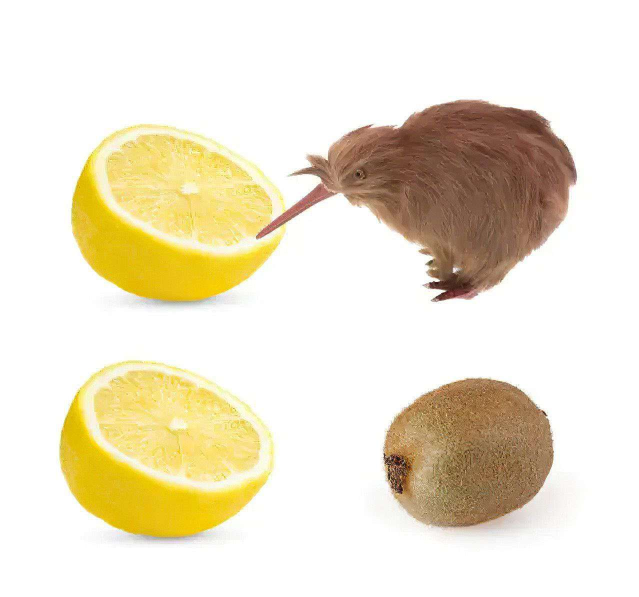
#> input picture src/20240518_072729.jpg, 1278 x 1194 px (shown at 1/2 size)
$ python -i img_import.py   (imports and definitions only)
#> lines starting #> are read from the running program, lines starting #| are printed output that depends on the picture
# Lib for importing image and manipulate it
# Only png images are supported (alpha channel isn't supported)

from PIL import Image
import matplotlib.pyplot as plt
import cv2
import numpy as np
from sklearn.cluster import KMeans


def import_image(path: str) -> Image:
    """
    Return the list of the pixel of the image
    """
#> called with path = '../20240518_072729.jpg'
    # Open the image and convert it to RGB
    image = Image.open(path)
#> image is the input picture: PIL image 1278x1194 RGB; mean R, G, B 236.9, 227.9, 206.1
    image = image.convert('RGB')

    # Resize the image to a square of the smallest size
    if image.width < image.height:
        image = image.resize((image.width, image.width))
    else:
        image = image.resize((image.height, image.height))
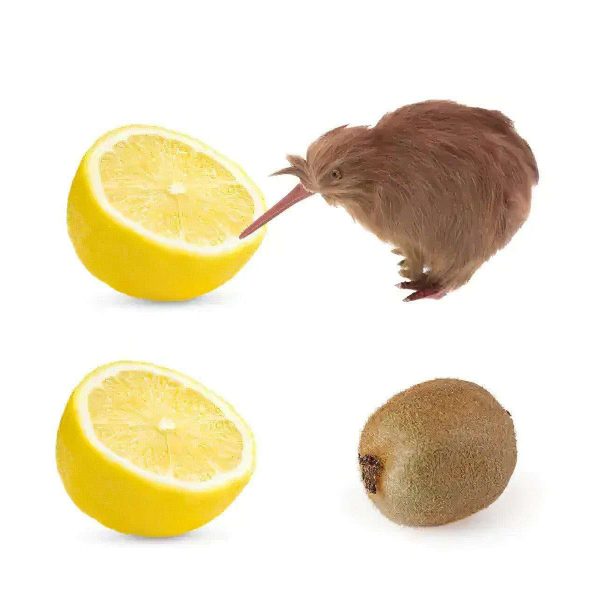
#> image: PIL image 1194x1194 RGB (shown at 1/2 size); mean R, G, B 236.9, 227.9, 206.1

    # Get the pixel of the image
    pixels = list(image.getdata())
#> pixels = 1425636 items
    pixels = [pixels[i * image.width:(i + 1) * image.width] for i in range(image.height)]
#> pixels = 1194 items

    return pixels

# [55 lines left out: functions show_image, resize_image, color_decomplex, color_reductor, not called in this run]

>>> result = import_image('../20240518_072729.jpg')
#> result = 1194 items
